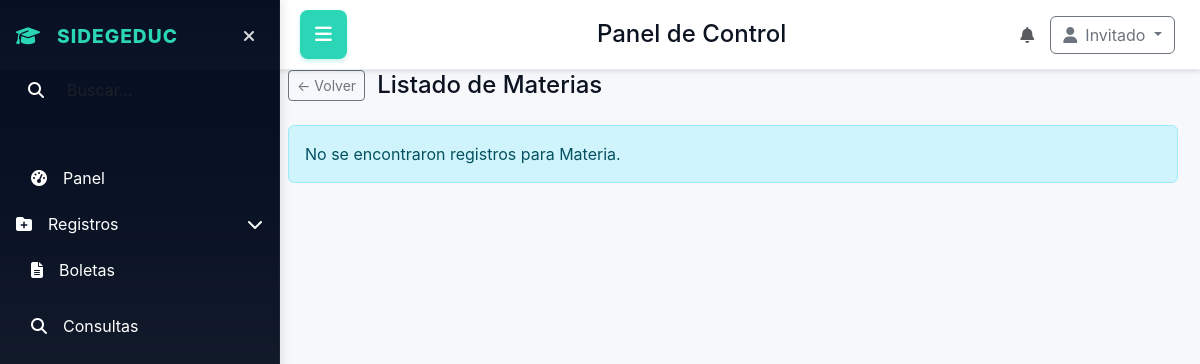
The page /consultas/materias on the database as committed earlier.
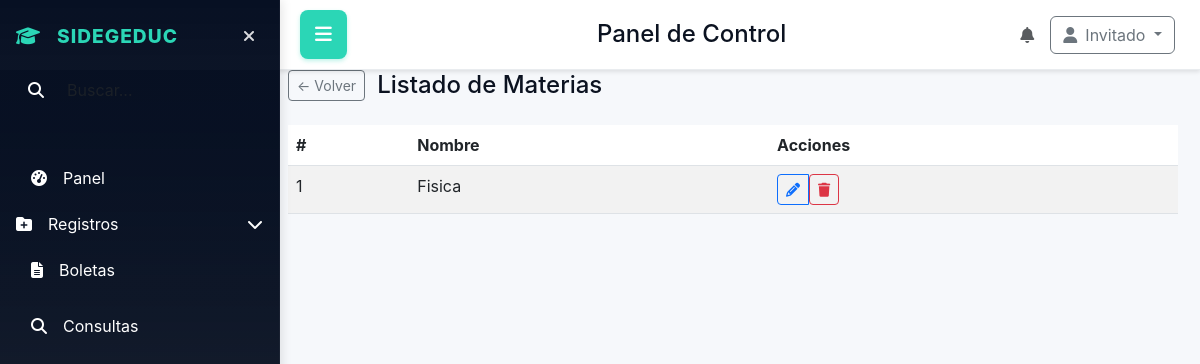
The same page on the database as committed later.
### database/models.py (models this page shows)
class Materias(db.Model):
    __tablename__ = 'materias'
    id_materia = db.Column(db.Integer, primary_key=True)
    nombre_materia = db.Column(db.String(100), unique=True, nullable=False)

### app.py (the view)
@app.route('/consultas/materias')
def consultas_materias():
    return manejar_la_vista_de.consultas_materias()

### app.py (called while the page is built)
@event.listens_for(Engine, "connect")
def set_sqlite_pragma(dbapi_connection, connection_record):
    if app.config['SQLALCHEMY_DATABASE_URI'].startswith("sqlite"):
        cursor = dbapi_connection.cursor()
        cursor.execute("PRAGMA foreign_keys=ON")
        cursor.close()

@app.context_processor
def inject_user_context():
    try:
        ctx = get_user_context(session)
    except Exception:
        ctx = {}
    return {
        'is_creator': ctx.get('is_creator', False),
        'developer_priv': ctx.get('developer_priv', False),
        'role_name': ctx.get('role_name'),
        'role_desc': ctx.get('role_desc'),
        'status': ctx.get('status'),
        'usuario': ctx.get('user')
    }

### utils/permissions.py (called while the page is built, shortened)
def get_user_context(session): #esto es la funcion que se reutiliza  para obtener el contexto del usuario desde la sesión
    user = None
    developer_priv = False
    current_user_id = None
    role_name = None
    role_desc = None
    status = None
    is_creator = False
    return {
        'user': user,
        'developer_priv': developer_priv,
        'current_user_id': current_user_id,
        'role_name': role_name,
        'role_desc': role_desc,
        'status': status,
        'is_creator': is_creator
    }

### utils/view_handlers.py (called while the page is built)
def compute_role_counts(ctx):
    try:
        if ctx.get('is_creator'):
            roles_count = Roles.query.count()
            users_q = db.session.query(Roles.nombre_rol, func.count(Usuarios.id_user)).join(Usuarios, Usuarios.id_rol == Roles.id_rol).group_by(Roles.id_rol).all()
        else:
            roles_count = Roles.query.filter(func.lower(func.trim(Roles.nombre_rol)) != 'creador').count()
            users_q = db.session.query(Roles.nombre_rol, func.count(Usuarios.id_user)).join(Usuarios, Usuarios.id_rol == Roles.id_rol).filter(func.lower(func.trim(Roles.nombre_rol)) != 'creador').group_by(Roles.id_rol).all()
        users_by_role = [{'role': r or 'Sin nombre', 'count': int(c)} for r, c in users_q]
    except Exception:
        roles_count = 0
        users_by_role = []
    return roles_count, users_by_role

### templates/home_panel/struct.html (shortened to what this page needs)
<!DOCTYPE html>
<html lang="en">
<head>
    <link href="https://cdn.jsdelivr.net/npm/bootstrap@5.3.0/dist/css/bootstrap.min.css" rel="stylesheet">
    <link rel="stylesheet" href="https://cdnjs.cloudflare.com/ajax/libs/font-awesome/6.4.0/css/all.min.css">
    <link rel="stylesheet" href="{{ url_for('static', filename='home_panel/home_panel.css') }}">
    <link rel="stylesheet" href="https://cdn.jsdelivr.net/npm/flatpickr/dist/themes/material_blue.css">
</head>
<body>
    <div class="app-layout">
        <aside class="sidebar" id="sidebar">
            <div class="p-3">
                <div class="d-flex align-items-center mb-3">
                    <div class="logo">
                        <i class="fas fa-graduation-cap me-2"></i>
                        SIDEGEDUC
                    </div>
                    <button id="sidebar-toggle" class="sidebar-toggle" aria-label="Ocultar sidebar">
                        <i class="fas fa-times"></i>
                    </button>
                </div>
                <div class="mb-3">
                    <div class="input-group">
                        <span class="input-group-text bg-transparent border-0">
                            <i class="fas fa-search text-white"></i>
                        </span>
                        <input class="form-control bg-transparent border-0 text-white" placeholder="Buscar..." aria-label="Buscar" style="box-shadow: none;">
                    </div>
                </div>
            </div>
            <nav class="p-3 flex-grow-1">
                <ul class="nav flex-column">
                    <li class="nav-item mb-2">
                        <a class="nav-link" href="{{ url_for('dashboard') }}">
                            <i class="fas fa-tachometer-alt me-3"></i>
                            <span>Panel</span>
                        </a>
                    </li>
                    <li class="nav-item mb-2">
                        <button class="nav-link btn btn-link text-start p-0 w-100" data-bs-toggle="collapse" data-bs-target="#registrosSub" aria-expanded="false">
                            <i class="fas fa-folder-plus me-3"></i>
                            <span>Registros</span>
                            <i class="fas fa-chevron-down ms-auto"></i>
                        </button>
                    </li>
                    <li class="nav-item mb-2">
                        <a class="nav-link" href="{{ url_for('boleta') }}">
                            <i class="fas fa-file-alt me-3"></i>
                            <span>Boletas</span>
                        </a>
                    </li>
                    <li class="nav-item mb-2">
                        <a class="nav-link" href="{{ url_for('consultas') }}">
                            <i class="fas fa-search me-3"></i>
                            <span>Consultas</span>
                        </a>
                    </li>
                </ul>
            </nav>
        </aside>
        <header class="topbar">
            <button id="menu-toggle" class="menu-toggle">
                <i class="fas fa-bars"></i>
            </button>
            <div class="d-flex align-items-center">
                <h1 class="h4 mb-0 ms-3">Panel de Control</h1>
            </div>
            <div class="d-flex align-items-center">
                <div class="me-3">
                    <i class="fas fa-bell text-muted"></i>
                </div>
                <div class="dropdown">
                    <button class="btn btn-outline-secondary dropdown-toggle" type="button" data-bs-toggle="dropdown">
                        <i class="fas fa-user me-2"></i>{{ usuario if usuario else 'Invitado' }}
                    </button>
                </div>
            </div>
        </header>
        <main class="content">
            {% if content_template %}
                {% include content_template %}
            {% endif %}
        </main>
    </div>
</body>
</html>

### templates/home_panel/consultas_personas_list.html (shortened to what this page needs)
<div class="container-fluid" style="margin-top:48px;">
  <div class="row mb-3">
    <div class="col-12">
      <div style="display:flex;align-items:center;gap:12px;margin-bottom:8px">
        <a href="{% if role_display in ['Materia','Plantel'] %}{{ url_for('consultas') }}{% elif role_display == 'Sin rol' %}{{ url_for('consultas_personas') }}{% else %}{{ url_for('consultas_personas') }}{% endif %}" class="btn btn-sm btn-outline-secondary" title="Atrás">← Volver</a>
        <h4 style="margin:0">{{ title }}</h4>
      </div>
    </div>
  </div>
  <div class="row">
    <div class="col-12">
      {% if rows %}
      {% if role_display == 'Materia' %}
      <table class="table table-striped">
        <thead><tr><th>#</th><th>Nombre</th><th>Acciones</th></tr></thead>
        <tbody>
          {% for r in rows %}
          <tr>
            <td>{{ loop.index }}</td>
            <td>{{ r[1] }}</td>
            <td>
              <div class="btn-group" role="group">
                <a class="btn btn-sm btn-outline-primary" href="/consultas/materias/editar?id={{ r[0] }}" title="Editar">
                  <i class="fas fa-pencil-alt"></i>
                </a>
                <form method="post" action="/consultas/materias/borrar" style="display:inline-block;margin:0;">
                  <button class="btn btn-sm btn-outline-danger" title="Borrar" onclick="return confirm('¿Eliminar esta materia?')">
                    <i class="fas fa-trash"></i>
                  </button>
                </form>
              </div>
            </td>
          </tr>
          {% endfor %}
        </tbody>
      </table>
      {% endif %}
      {% else %}
      <div class="alert alert-info">No se encontraron registros para {{ role_display }}.</div>
      {% endif %}
    </div>
  </div>
</div>

### static/home_panel/home_panel.css (style rules this page uses)
:root { --panel-bg:#ffffff; --muted:#9aa4ad; --accent-1:#06a77d; --accent-2:#0b5f47; --glass:#f6fbfa; --card-border:#e9f4f2; --sidebar-start:#071023; --sidebar-end:#0f1724cc; --accent:#2bd6b6; --accent2:#00bfa5; --bg:#f6f8fb; }
.row { display:flex;gap:14px }
body { margin:0;font-family:Inter,system-ui,Arial;background:linear-gradient(180deg,#071023 0%, #071023 12%, #071023 12%, #f6f8fb 100%);color:#0b1220 }
.sidebar { width: 280px; background: linear-gradient(180deg,var(--sidebar-start),var(--sidebar-end)); color:#fff; padding:0; display:flex; flex-direction:column; border-right:1px solid rgba(255,255,255,0.04); transition: transform 0.3s cubic-bezier(.2,.9,.2,1); position: fixed; height: 100vh; overflow-y: auto; z-index: 1050; top: 0; left: 0; box-shadow: 2px 0 10px rgba(0,0,0,0.1); }
.logo { font-weight:800;font-size:1.2rem;letter-spacing:1px;color:var(--accent);display:flex;align-items:center;gap:8px }
.sidebar-toggle { background:transparent;border:none;color:rgba(255,255,255,0.85);padding:8px;border-radius:8px;cursor:pointer;margin-left:auto;transition: all 0.2s }
.nav-link { color: white !important;text-decoration: none;padding: 10px 15px;border-radius: 8px;margin-bottom: 4px;display: flex;align-items: center;width: 100%;transition: all .22s cubic-bezier(.2,.9,.2,1) }
.nav-link.btn-link { color: white !important;border: none;background: transparent;padding: 10px 15px }
.content { margin-left: 280px;padding:22px 22px 22px 8px;background: var(--bg); min-height: 100vh; transition: margin-left 0.3s cubic-bezier(.2,.9,.2,1); }
.content > .container-fluid { padding-left:0;padding-right:0 }
.content .container-fluid .row { margin-left:0;margin-right:0 }
.content .container-fluid [class*=col-] { padding-left:0;padding-right:0 }
.topbar { background: white; padding: 15px 25px 15px 300px; border-bottom: 1px solid #e9ecef; box-shadow: 0 2px 4px rgba(0,0,0,0.1); display: flex; justify-content: space-between; align-items: center; transition: margin-left 0.3s cubic-bezier(.2,.9,.2,1); position: fixed; top: 0; right: 0; left: 0; z-index: 1030; height: 70px; }
.menu-toggle { background: var(--accent); border: none; color: white; padding: 10px 15px; border-radius: 8px; cursor: pointer; font-size: 1.2rem; transition: all 0.2s; box-shadow: 0 2px 4px rgba(43,214,182,0.3); }

Rows that differ between the two databases and show on the page:
added Materias: nombre_materia "Fisica"
Other text that changed with them:
{{ role_display }}: "Materia" → (not shown)
text no longer shown: "No se encontraron registros para ."
text now shown: "# Nombre Acciones"
